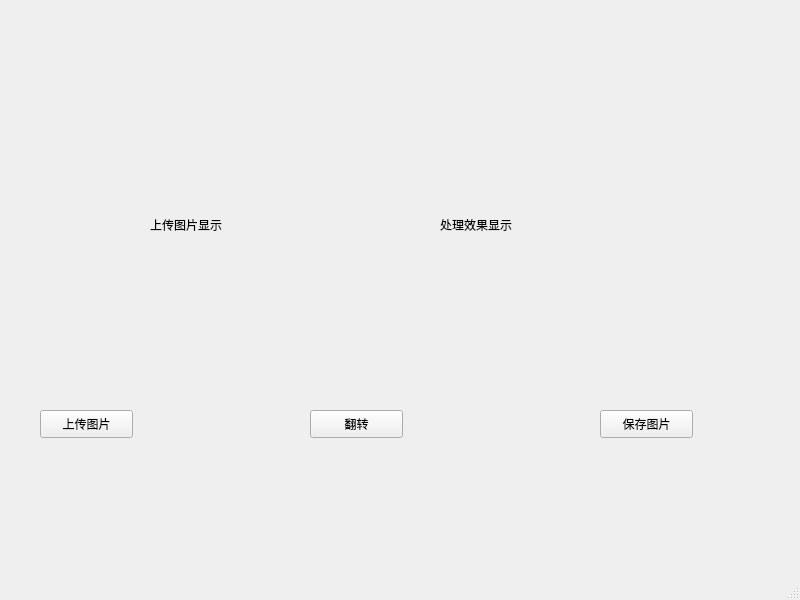
<?xml version="1.0" encoding="UTF-8"?>
<ui version="4.0">
 <class>MainWindow</class>
 <widget class="QMainWindow" name="MainWindow">
  <property name="geometry">
   <rect>
    <x>0</x>
    <y>0</y>
    <width>800</width>
    <height>600</height>
   </rect>
  </property>
  <property name="windowTitle">
   <string>MainWindow</string>
  </property>
  <widget class="QWidget" name="centralwidget">
   <widget class="QLabel" name="showPic">
    <property name="geometry">
     <rect>
      <x>150</x>
      <y>150</y>
      <width>200</width>
      <height>150</height>
     </rect>
    </property>
    <property name="text">
     <string>上传图片显示</string>
    </property>
   </widget>
   <widget class="QLabel" name="result">
    <property name="geometry">
     <rect>
      <x>440</x>
      <y>150</y>
      <width>200</width>
      <height>150</height>
     </rect>
    </property>
    <property name="text">
     <string>处理效果显示</string>
    </property>
   </widget>
   <widget class="QPushButton" name="input">
    <property name="geometry">
     <rect>
      <x>40</x>
      <y>410</y>
      <width>93</width>
      <height>28</height>
     </rect>
    </property>
    <property name="text">
     <string>上传图片</string>
    </property>
   </widget>
   <widget class="QPushButton" name="pushButton_2">
    <property name="geometry">
     <rect>
      <x>310</x>
      <y>410</y>
      <width>93</width>
      <height>28</height>
     </rect>
    </property>
    <property name="text">
     <string>翻转</string>
    </property>
   </widget>
   <widget class="QPushButton" name="pushButton_3">
    <property name="geometry">
     <rect>
      <x>600</x>
      <y>410</y>
      <width>93</width>
      <height>28</height>
     </rect>
    </property>
    <property name="text">
     <string>保存图片</string>
    </property>
   </widget>
  </widget>
  <widget class="QMenuBar" name="menubar">
   <property name="geometry">
    <rect>
     <x>0</x>
     <y>0</y>
     <width>800</width>
     <height>26</height>
    </rect>
   </property>
  </widget>
  <widget class="QStatusBar" name="statusbar"/>
 </widget>
 <resources/>
 <connections>
  <connection>
   <sender>input</sender>
   <signal>clicked()</signal>
   <receiver>MainWindow</receiver>
   <slot>btnInput_click()</slot>
   <hints>
    <hint type="sourcelabel">
     <x>84</x>
     <y>458</y>
    </hint>
    <hint type="destinationlabel">
     <x>151</x>
     <y>511</y>
    </hint>
   </hints>
  </connection>
  <connection>
   <sender>pushButton_2</sender>
   <signal>clicked()</signal>
   <receiver>MainWindow</receiver>
   <slot>btnImageFlip_click()</slot>
   <hints>
    <hint type="sourcelabel">
     <x>373</x>
     <y>453</y>
    </hint>
    <hint type="destinationlabel">
     <x>448</x>
     <y>392</y>
    </hint>
   </hints>
  </connection>
  <connection>
   <sender>pushButton_3</sender>
   <signal>clicked()</signal>
   <receiver>MainWindow</receiver>
   <slot>btnImageSave_click()</slot>
   <hints>
    <hint type="sourcelabel">
     <x>648</x>
     <y>453</y>
    </hint>
    <hint type="destinationlabel">
     <x>648</x>
     <y>503</y>
    </hint>
   </hints>
  </connection>
 </connections>
 <slots>
  <slot>btnInput_click()</slot>
  <slot>btnImageFlip_click()</slot>
  <slot>btnImageSave_click()</slot>
 </slots>
</ui>
